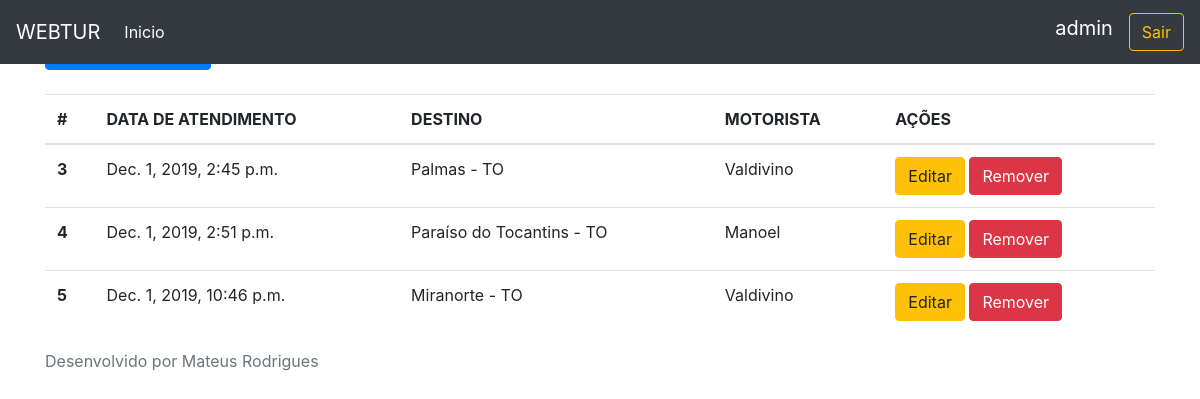
/atendimento/ (signed in), run on the app's committed database.
### website/models.py (models this page shows, shortened)
class Atendimento(models.Model):
    motorista = models.ForeignKey(Funcionario,on_delete=models.CASCADE)
    veiculo = models.ForeignKey(Veiculo,on_delete=models.CASCADE)
    data_atendimento = models.DateTimeField(auto_now_add=True)
    destino = models.CharField(max_length=255,null=False,blank=False)
    observacao = models.CharField(max_length=255,null=True,blank=True, verbose_name='observação')

class Funcionario(models.Model):
    nome = models.CharField(max_length=255,null=False,blank=False)
    sobrenome = models.CharField(max_length=255,null=False,blank=False)
    cpf = models.CharField(max_length=14,null=False,blank=False)
    tempo_de_servico = models.IntegerField(default=0,null=False,blank=False)
    remuneracao = models.DecimalField(max_digits=8,decimal_places=2,null=False,blank=False)
    class Meta:
        ordering = ['nome']
        verbose_name = 'Funcionário'
    def __str__(self):
        return self.nome

### website/views.py (the view)
# urls.py: path('atendimento/', listaAtendimento, name="lista_atendimentos"),
@login_required
def listaAtendimento(request):
    lista_atendimento = Atendimento.objects.all()
    return render(request, 'lista_atendimento.html', context={'lista_atendimento': lista_atendimento})

### website/templates/lista_atendimento.html
{% extends 'base.html' %}
{% block conteudo %}
<mat-card>
    <mat-card-header><h5 class="text-center">Lista de Atendimentos</h5></mat-card-header>
</mat-card>
    <a class="btn btn-primary" role='button' href='/atendimento/add'>Novo Atendimento</a>
    <br />
    <br />
    <table class="table">
        <thead>
            <tr>
                <th scope="col">#</th>
                <th scope="col">DATA DE ATENDIMENTO</th>
                <th scope="col">DESTINO</th>
                <th scope="col">MOTORISTA</th>
                <th scope="col">AÇÕES</th>
            </tr>
        </thead>
        <tbody>
            {% for a in lista_atendimento %}
                <tr>
                    <th scope="row">{{ a.pk }}</th>
                    <td>{{ a.data_atendimento }}</td>
                    <td>{{ a.destino }}</td>
                    <td>{{a.motorista}}</td>
                    <td>
                        <a href="/atendimento/editar/{{a.pk}}" class="btn btn-warning" >Editar</a>
                        <a href="/atendimento/remover/{{a.pk}}" class="btn btn-danger" >Remover</a>
                    </td>
                </tr>
            {% endfor %}
        </tbody>
    </table>
{% endblock %}

### website/templates/base.html (shortened to what this page needs)
<!doctype html>
<html lang="en">
  <head>
    <link rel="stylesheet" href="https://maxcdn.bootstrapcdn.com/bootstrap/4.0.0/css/bootstrap.min.css">
    <link rel="stylesheet" href="https://getbootstrap.com/docs/4.0/examples/sticky-footer-navbar/sticky-footer-navbar.css" />
  </head>
  <body>
    <header>
      <nav class="navbar navbar-expand-md navbar-dark fixed-top bg-dark">
        <a class="navbar-brand" href="#">
          WEBTUR
        </a>
        <div class="collapse navbar-collapse" id="navbarCollapse">
          <ul class="navbar-nav mr-auto">
            <li class="nav-item">
              <a class="nav-link" href="/index"><font color='#fff'>Inicio</font></a>
            </li>
            </ul>
            <label class="navbar-brand">{{request.user}}</label>
	          <a class="btn btn-outline-warning my-2 my-sm-0" href="/">Sair</a>
        </div>
      </nav>
    </header>
    <main role="main" class="container">
        {% block conteudo %}
        {% endblock %}
    </main>
    <footer class="footer">
      <div class="container">
        <span class="text-muted">Desenvolvido por Mateus Rodrigues</span>
      </div>
    </footer>
  </body>
</html>

### data on the page
Atendimento: pk "3", data_atendimento "Dec. 1, 2019, 2:45 p.m.", destino "Palmas - TO", motorista "Valdivino"
Atendimento: pk "4", data_atendimento "Dec. 1, 2019, 2:51 p.m.", destino "Paraíso do Tocantins - TO", motorista "Manoel"
Atendimento: pk "5", data_atendimento "Dec. 1, 2019, 10:46 p.m.", destino "Miranorte - TO", motorista "Valdivino"

### other printed values
{{ request.user }} "admin"
